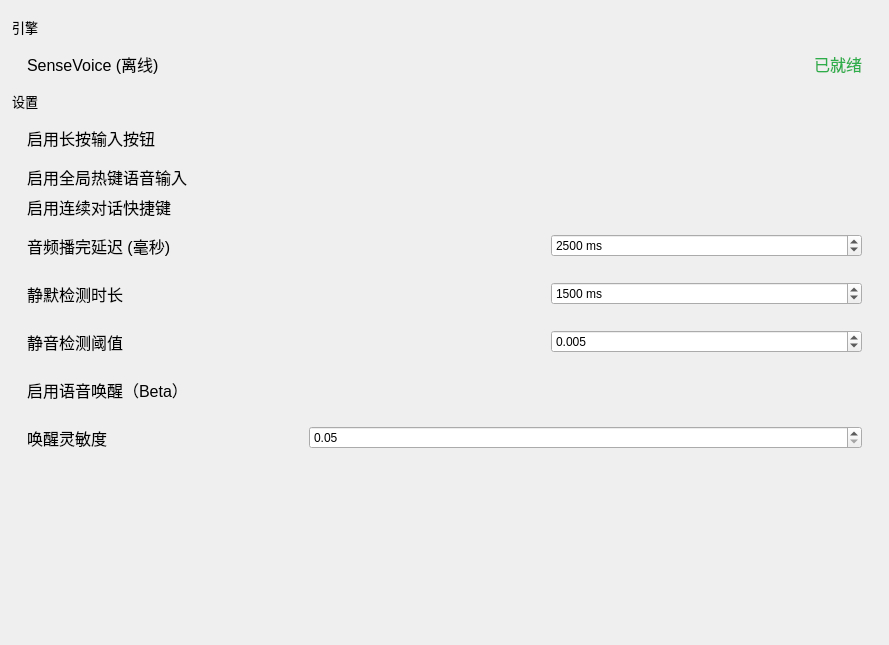
<?xml version="1.0" encoding="UTF-8"?>
<ui version="4.0">
 <class>SettingChild_Speech</class>
 <widget class="QWidget" name="SettingChild_Speech">
  <property name="geometry">
   <rect>
    <x>0</x>
    <y>0</y>
    <width>889</width>
    <height>645</height>
   </rect>
  </property>
  <property name="windowTitle">
   <string>Form</string>
  </property>
  <layout class="QVBoxLayout" name="verticalLayout">
   <property name="leftMargin">
    <number>12</number>
   </property>
   <property name="rightMargin">
    <number>12</number>
   </property>
   <item>
    <widget class="ElaBreadcrumbBar" name="BreadcrumbBar" native="true"/>
   </item>
   <item>
    <widget class="ZcStackedWidget" name="stackedWidget">
     <property name="currentIndex">
      <number>0</number>
     </property>
     <widget class="QWidget" name="page_Choose">
      <layout class="QVBoxLayout" name="verticalLayout_2">
       <property name="leftMargin">
        <number>0</number>
       </property>
       <property name="topMargin">
        <number>0</number>
       </property>
       <property name="rightMargin">
        <number>0</number>
       </property>
       <property name="bottomMargin">
        <number>0</number>
       </property>
       <item>
        <widget class="ElaText" name="label_Engine">
         <property name="font">
          <font>
           <pointsize>10</pointsize>
          </font>
         </property>
         <property name="text">
          <string>引擎</string>
         </property>
        </widget>
       </item>
       <item>
       <widget class="ElaScrollPageArea" name="widget_Engine" native="true">
         <property name="toolTip">
          <string>离线语音识别引擎，无需联网、无需 API Key</string>
         </property>
         <layout class="QHBoxLayout" name="horizontalLayout" stretch="1,0">
          <property name="leftMargin">
           <number>15</number>
          </property>
          <property name="rightMargin">
           <number>15</number>
          </property>
          <item>
           <widget class="ElaText" name="label_SenseVoice">
            <property name="sizePolicy">
             <sizepolicy hsizetype="Expanding" vsizetype="Preferred">
              <horstretch>0</horstretch>
              <verstretch>0</verstretch>
             </sizepolicy>
            </property>
            <property name="font">
             <font>
              <pointsize>12</pointsize>
             </font>
            </property>
            <property name="text">
             <string>SenseVoice (离线)</string>
            </property>
           </widget>
          </item>
          <item>
           <widget class="ElaText" name="label_Engine_Status">
            <property name="font">
             <font>
              <pointsize>12</pointsize>
             </font>
            </property>
            <property name="styleSheet">
             <string notr="true">color: #2EAD4B;</string>
            </property>
            <property name="text">
             <string>已就绪</string>
            </property>
           </widget>
          </item>
         </layout>
        </widget>
       </item>
       <item>
        <widget class="ElaText" name="label_Setting">
         <property name="font">
          <font>
           <pointsize>10</pointsize>
          </font>
         </property>
         <property name="text">
          <string>设置</string>
         </property>
        </widget>
       </item>
       <item>
       <widget class="ElaScrollPageArea" name="widget_SpeechEnable" native="true">
         <property name="toolTip">
          <string>开启后，聊天输入区可以使用语音转文字</string>
         </property>
         <layout class="QHBoxLayout" name="horizontalLayout_2" stretch="1,1">
          <property name="leftMargin">
           <number>15</number>
          </property>
          <property name="rightMargin">
           <number>15</number>
          </property>
          <item>
           <widget class="ElaText" name="label_Enable">
            <property name="font">
             <font>
              <pointsize>12</pointsize>
             </font>
            </property>
            <property name="text">
             <string>启用长按输入按钮</string>
            </property>
           </widget>
          </item>
          <item>
           <widget class="ElaToggleSwitch" name="ToggleSwitch_SpeechInputEnable" native="true">
            <property name="toolTip">
             <string>启用或关闭语音输入功能</string>
            </property>
           </widget>
          </item>
         </layout>
        </widget>
       </item>
       <item>
       <widget class="ElaScrollPageArea" name="widget_GlobalHotkey" native="true">
         <property name="toolTip">
          <string>开启后可在应用外使用绑定按键触发语音录入</string>
         </property>
         <layout class="QHBoxLayout" name="horizontalLayout_5" stretch="5,0,10,7">
          <property name="leftMargin">
           <number>15</number>
          </property>
          <property name="topMargin">
           <number>0</number>
          </property>
          <property name="rightMargin">
           <number>15</number>
          </property>
          <property name="bottomMargin">
           <number>0</number>
          </property>
          <item>
           <widget class="ElaText" name="label_GlobalHotkeyEnable">
            <property name="sizePolicy">
             <sizepolicy hsizetype="Fixed" vsizetype="Maximum">
              <horstretch>0</horstretch>
              <verstretch>0</verstretch>
             </sizepolicy>
            </property>
            <property name="font">
             <font>
              <pointsize>12</pointsize>
             </font>
            </property>
            <property name="text">
             <string>启用全局热键语音输入</string>
            </property>
           </widget>
          </item>
          <item>
           <widget class="ElaToggleSwitch" name="ToggleSwitch_GlobalHotkeyEnable" native="true">
            <property name="toolTip">
             <string>启用或关闭全局语音输入热键</string>
            </property>
            <property name="sizePolicy">
             <sizepolicy hsizetype="Preferred" vsizetype="Fixed">
              <horstretch>0</horstretch>
              <verstretch>0</verstretch>
             </sizepolicy>
            </property>
           </widget>
          </item>
          <item>
           <spacer name="horizontalSpacer_GlobalHotkey">
            <property name="orientation">
             <enum>Qt::Horizontal</enum>
            </property>
            <property name="sizeHint" stdset="0">
             <size>
              <width>40</width>
              <height>20</height>
             </size>
            </property>
           </spacer>
          </item>
          <item>
           <widget class="ElaKeyBinder" name="keyBinder_GlobalHotkey">
            <property name="toolTip">
             <string>可以先绑定录音按键，启用全局热键后生效</string>
            </property>
           </widget>
          </item>
         </layout>
        </widget>
       </item>
       <item>
       <widget class="ElaScrollPageArea" name="widget_ContinuousHotkey" native="true">
         <property name="toolTip">
          <string>设置独立的连续对话快捷键，按下切换进入/退出连续对话模式</string>
         </property>
         <layout class="QHBoxLayout" name="horizontalLayout_ContinuousHotkey" stretch="5,0,10,7">
          <property name="leftMargin">
           <number>15</number>
          </property>
          <property name="topMargin">
           <number>0</number>
          </property>
          <property name="rightMargin">
           <number>15</number>
          </property>
          <property name="bottomMargin">
           <number>0</number>
          </property>
          <item>
           <widget class="ElaText" name="label_ContinuousHotkeyEnable">
            <property name="sizePolicy">
             <sizepolicy hsizetype="Fixed" vsizetype="Maximum">
              <horstretch>0</horstretch>
              <verstretch>0</verstretch>
             </sizepolicy>
            </property>
            <property name="font">
             <font>
              <pointsize>12</pointsize>
             </font>
            </property>
            <property name="text">
             <string>启用连续对话快捷键</string>
            </property>
           </widget>
          </item>
          <item>
           <widget class="ElaToggleSwitch" name="ToggleSwitch_ContinuousHotkeyEnable" native="true">
            <property name="toolTip">
             <string>按下快捷键进入连续对话模式，再次按下退出</string>
            </property>
           </widget>
          </item>
          <item>
           <spacer name="horizontalSpacer_ContinuousHotkey">
            <property name="orientation">
             <enum>Qt::Horizontal</enum>
            </property>
            <property name="sizeHint" stdset="0">
             <size>
              <width>40</width>
              <height>20</height>
             </size>
            </property>
           </spacer>
          </item>
          <item>
           <widget class="ElaKeyBinder" name="keyBinder_ContinuousHotkey">
            <property name="toolTip">
             <string>绑定连续对话快捷键，按下切换模式</string>
            </property>
           </widget>
          </item>
         </layout>
        </widget>
       </item>
       <item>
        <widget class="ElaScrollPageArea" name="widget_ContinuousAudioDelay" native="true">
         <property name="toolTip">
          <string>VITS语音播完后等待多久再开始下一轮录音（单位：毫秒）</string>
         </property>
         <layout class="QHBoxLayout" name="horizontalLayout_ContinuousAudioDelay" stretch="5,3">
          <property name="leftMargin">
           <number>15</number>
          </property>
          <property name="rightMargin">
           <number>15</number>
          </property>
          <item>
           <widget class="ElaText" name="label_ContinuousAudioDelay">
            <property name="font">
             <font>
              <pointsize>12</pointsize>
             </font>
            </property>
            <property name="text">
             <string>音频播完延迟 (毫秒)</string>
            </property>
           </widget>
          </item>
          <item>
           <widget class="QSpinBox" name="spinBox_ContinuousAudioDelay">
            <property name="minimum">
             <number>0</number>
            </property>
            <property name="maximum">
             <number>10000</number>
            </property>
            <property name="singleStep">
             <number>500</number>
            </property>
            <property name="value">
             <number>2500</number>
            </property>
            <property name="suffix">
             <string> ms</string>
            </property>
           </widget>
          </item>
         </layout>
        </widget>
       </item>
       <item>
        <widget class="ElaScrollPageArea" name="widget_SilenceTimeout" native="true">
         <property name="toolTip">
          <string>录音时连续静默超过此时间则自动停止录音（单位：毫秒）</string>
         </property>
         <layout class="QHBoxLayout" name="horizontalLayout_SilenceTimeout" stretch="5,3">
          <property name="leftMargin">
           <number>15</number>
          </property>
          <property name="rightMargin">
           <number>15</number>
          </property>
          <item>
           <widget class="ElaText" name="label_SilenceTimeout">
            <property name="font">
             <font><pointsize>12</pointsize></font>
            </property>
            <property name="text">
             <string>静默检测时长</string>
            </property>
           </widget>
          </item>
          <item>
           <widget class="QSpinBox" name="spinBox_SilenceTimeout">
            <property name="minimum"><number>500</number></property>
            <property name="maximum"><number>5000</number></property>
            <property name="singleStep"><number>500</number></property>
            <property name="value"><number>1500</number></property>
            <property name="suffix"><string> ms</string></property>
           </widget>
          </item>
         </layout>
        </widget>
       </item>
       <item>
        <widget class="ElaScrollPageArea" name="widget_SilenceThreshold" native="true">
         <property name="toolTip">
          <string>音量低于此阈值视为静音，数值越小越灵敏。轻声说话时可适当调低</string>
         </property>
         <layout class="QHBoxLayout" name="horizontalLayout_SilenceThreshold" stretch="5,3">
          <property name="leftMargin"><number>15</number></property>
          <property name="rightMargin"><number>15</number></property>
          <item>
           <widget class="ElaText" name="label_SilenceThreshold">
            <property name="font"><font><pointsize>12</pointsize></font></property>
            <property name="text"><string>静音检测阈值</string></property>
           </widget>
          </item>
          <item>
           <widget class="QDoubleSpinBox" name="spinBox_SilenceThreshold">
            <property name="minimum"><double>0.001</double></property>
            <property name="maximum"><double>0.050</double></property>
            <property name="singleStep"><double>0.001</double></property>
            <property name="decimals"><number>3</number></property>
            <property name="value"><double>0.005</double></property>
           </widget>
          </item>
         </layout>
        </widget>
       </item>
       <item>
       <widget class="ElaScrollPageArea" name="widget_WakeWord" native="true">
         <property name="toolTip">
          <string>开启后，说出唤醒词即可自动开始录音（需要下载语音唤醒模型）</string>
         </property>
         <layout class="QHBoxLayout" name="horizontalLayout_WakeWord" stretch="1,1">
          <property name="leftMargin">
           <number>15</number>
          </property>
          <property name="rightMargin">
           <number>15</number>
          </property>
          <item>
           <widget class="ElaText" name="label_WakeWord">
            <property name="font">
             <font>
              <pointsize>12</pointsize>
             </font>
            </property>
            <property name="text">
             <string>启用语音唤醒（Beta）</string>
            </property>
           </widget>
          </item>
          <item>
           <widget class="ElaToggleSwitch" name="ToggleSwitch_WakeWordEnable" native="true">
            <property name="toolTip">
             <string>启用语音唤醒功能（说"嗨小宠"开始录音）</string>
            </property>
           </widget>
          </item>
         </layout>
        </widget>
       </item>
       <item>
        <widget class="ElaScrollPageArea" name="widget_WakeWordSensitivity" native="true">
         <property name="toolTip">
          <string>数值越小越容易唤醒（但误触发率越高），推荐 0.15-0.35</string>
         </property>
         <layout class="QHBoxLayout" name="horizontalLayout_WakeWordSensitivity" stretch="1,2">
          <property name="leftMargin"><number>15</number></property>
          <property name="rightMargin"><number>15</number></property>
          <item>
           <widget class="ElaText" name="label_WakeWordSensitivity">
            <property name="font"><font><pointsize>12</pointsize></font></property>
            <property name="text"><string>唤醒灵敏度</string></property>
           </widget>
          </item>
          <item>
           <widget class="QDoubleSpinBox" name="spinBox_WakeWordSensitivity">
            <property name="minimum"><double>0.05</double></property>
            <property name="maximum"><double>0.95</double></property>
            <property name="singleStep"><double>0.05</double></property>
            <property name="decimals"><number>2</number></property>
           </widget>
          </item>
         </layout>
        </widget>
       </item>
       <item>
        <spacer name="verticalSpacer">
         <property name="orientation">
          <enum>Qt::Vertical</enum>
         </property>
         <property name="sizeHint" stdset="0">
          <size>
           <width>20</width>
           <height>40</height>
          </size>
         </property>
        </spacer>
       </item>
      </layout>
     </widget>
    </widget>
   </item>
  </layout>
 </widget>
 <customwidgets>
  <customwidget>
   <class>ElaBreadcrumbBar</class>
   <extends>QWidget</extends>
   <header location="global">ElaBreadcrumbBar.h</header>
   <container>1</container>
  </customwidget>
  <customwidget>
   <class>ElaText</class>
   <extends>QLabel</extends>
   <header location="global">ElaText.h</header>
  </customwidget>
  <customwidget>
   <class>ElaPushButton</class>
   <extends>QPushButton</extends>
   <header location="global">ElaPushButton.h</header>
  </customwidget>
  <customwidget>
   <class>ElaScrollPageArea</class>
   <extends>QWidget</extends>
   <header location="global">ElaScrollPageArea.h</header>
   <container>1</container>
  </customwidget>
  <customwidget>
   <class>ZcStackedWidget</class>
   <extends>QStackedWidget</extends>
   <header location="global">ZcStackedWidget.h</header>
   <container>1</container>
  </customwidget>
  <customwidget>
   <class>ElaLineEdit</class>
   <extends>QLineEdit</extends>
   <header location="global">ElaLineEdit.h</header>
  </customwidget>
  <customwidget>
   <class>ElaToggleSwitch</class>
   <extends>QWidget</extends>
   <header location="global">ElaToggleSwitch.h</header>
  </customwidget>
  <customwidget>
   <class>ElaKeyBinder</class>
   <extends>QLabel</extends>
   <header location="global">ElaKeyBinder.h</header>
  </customwidget>
 </customwidgets>
 <resources/>
 <connections/>
</ui>
